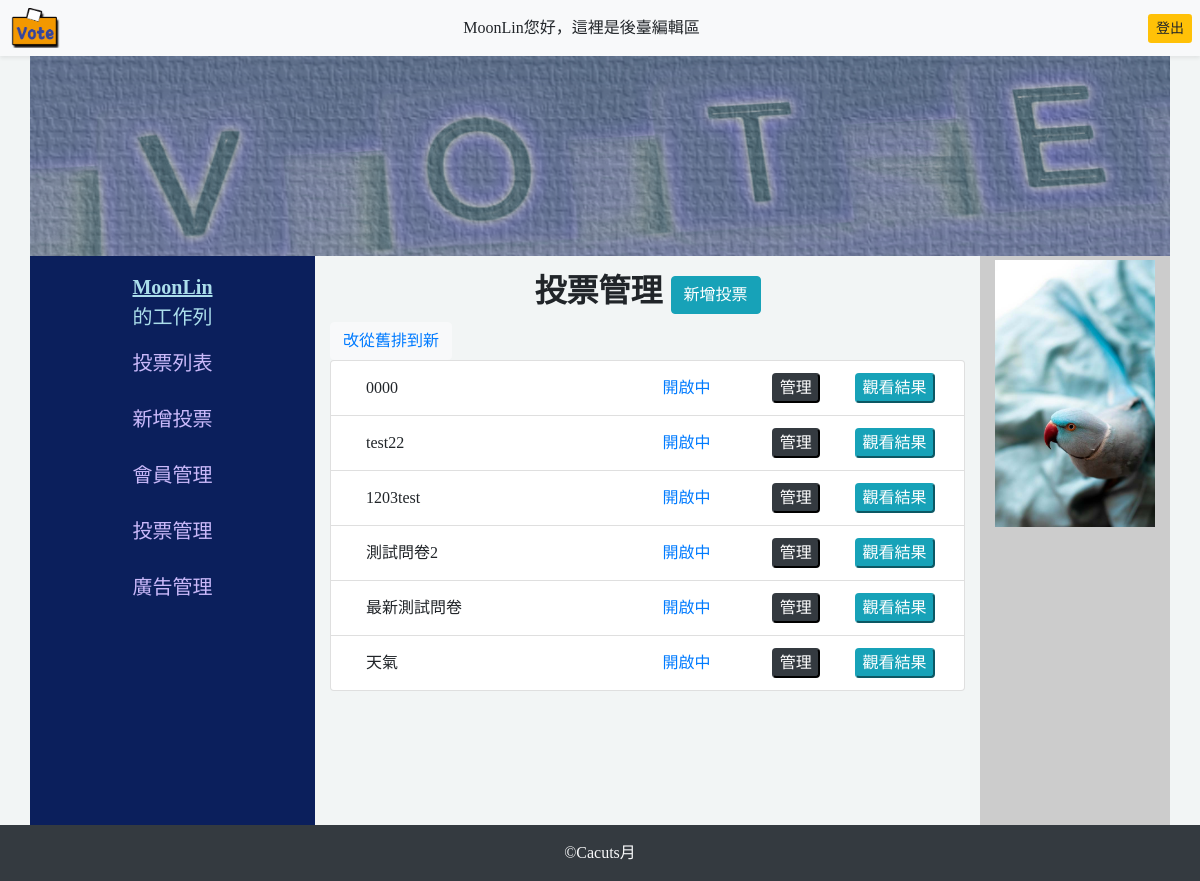
Before: /backend/index.php (signed in) with the older database file.
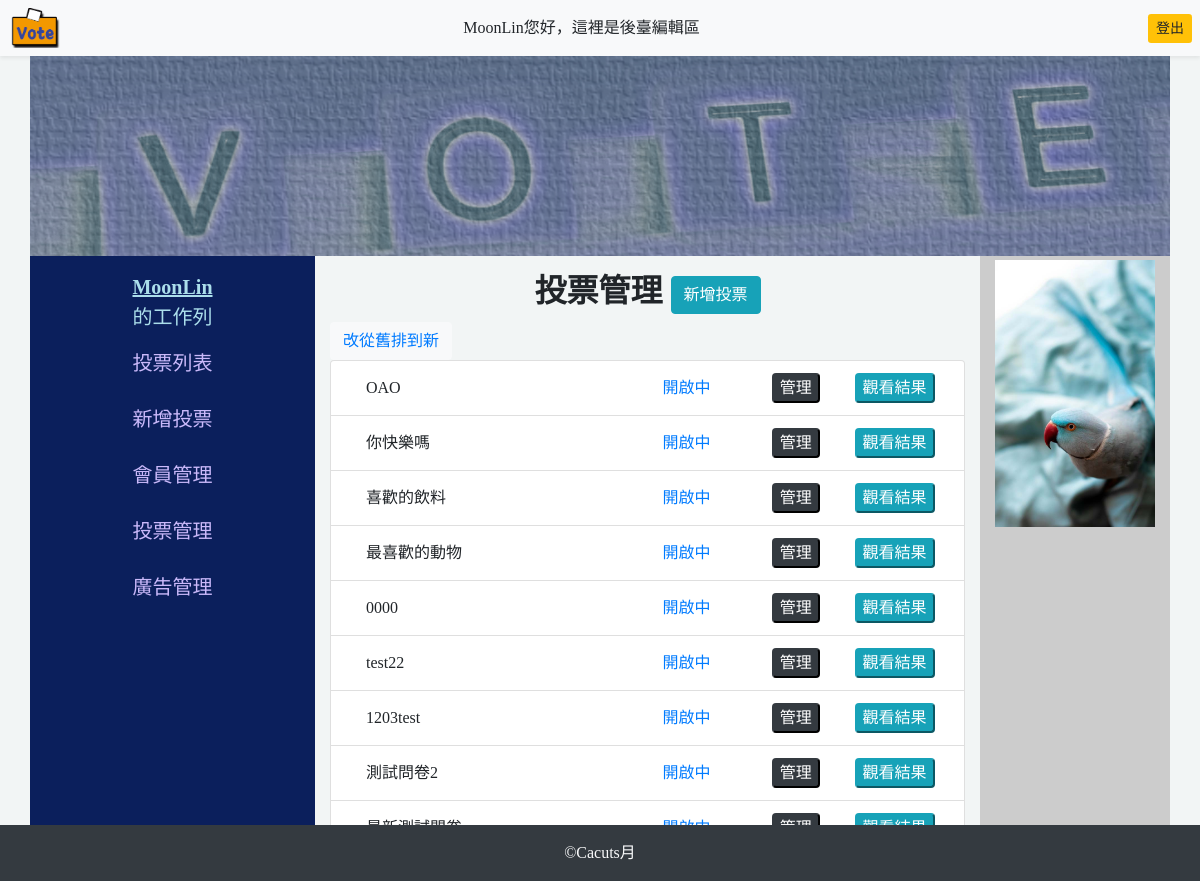
After: the same page with the newer database file.
### tables this page shows
CREATE TABLE `topics` (
  `id` int(11) UNSIGNED NOT NULL,
  `topic` varchar(128) NOT NULL COMMENT '主題'
);

CREATE TABLE `ad` (
  `id` int(11) UNSIGNED NOT NULL,
  `name` varchar(64) NOT NULL COMMENT '檔名',
  `sh` tinyint(1) UNSIGNED NOT NULL COMMENT '上架',
  `intro` varchar(64) DEFAULT NULL COMMENT '備註'
);

### api/db.php (called while the page is built, shortened)
<?php
$dsn="mysql:host=localhost;charset=utf8;dbname=vote";
$pdo=new PDO($dsn,'root','');
function all($table,...$arg){
global $pdo;
$sql="SELECT * FROM `$table` ";
if(isset($arg[0])){
    if(is_array($arg[0])){
        foreach($arg[0] as $key=>$value){
            $tmp[]="`$key`='$value'";
        }
        $sql=$sql."where " . implode(" AND ",$tmp);
    }else{
        $sql=$sql.$arg[0];
    }
}
$rows=$pdo->query($sql)->fetchAll(PDO::FETCH_ASSOC);
return $rows;
}
?>

### backend/manage_vote.php (the view)
<h2 class="text-center mt-3 font-weight-bold">投票管理
    <a href="../index.php?do=add_subject_form">
        <button class="btn btn-info rounded ">新增投票</button>
    </a>
</h2>
<?php
$subjects=all('topics');
if(isset($_GET['id'])){
    if($_GET['id']==1){
        $array=$subjects;
        echo "<button class='btn btn-light'><a href='?do=show_vote_list'>改從新排到舊</a></button>";
    }
    }else{
    $array=array_reverse($subjects);
    echo "<button class='btn btn-light'><a href='?do=show_vote_list&id=1'>改從舊排到新</a></button>";
}
echo "<ol class='list-group'>";
foreach ($array as $key => $value) {
    echo "<li class='list-group-item'>";
    echo "<span class='d-inline-block col-md-6'>".$value['topic']."</span>";
    echo "<span class='d-inline-block col-md-2 '>";
    echo "<a href='../api/change_vote_status.php?id={$value['id']}'>";
    echo ($value['sh']==1)?"開啟中":"關閉中";
    echo "</a></span>";
    echo "<a href='?do=edit_subject&id={$value['id']}' class='d-inline-block col-md-2 text-center '>";
    echo "<button class='btn-dark rounded'>管理</button>";
    echo "</a>";
    echo "<a href='../index.php?do=vote_result&id={$value['id']}' class='d-inline-block col-md-2  p-0 text-center'>";
    echo "<button class='btn-info rounded'>觀看結果</button>";
    echo "</a>";
    echo "</li>";
}
echo "</ol>";
?>

### backend/index.php (shortened to what this page needs)
<?php include_once "../api/db.php" ?>
<!DOCTYPE html>
<html lang="en">
<head>
    <link rel="stylesheet" href="https://cdnjs.cloudflare.com/ajax/libs/font-awesome/6.0.0-beta3/css/all.min.css" />
    <link rel="stylesheet" href="https://stackpath.bootstrapcdn.com/bootstrap/4.2.1/css/bootstrap.min.css">
</head>
<body>
<nav class="bg-light shadow-sm py-2 px-2 text-right my-0 d-flex justify-content-between">
<div class="my-0">
        <a href="../index.php">
        <img src="../img/logo1.png" alt="LOGO" width="55px" height="40px" >
        </a>
    </div>
<?php
if(isset($_SESSION['user'])){
    echo "<span class='pr-5 my-auto'>{$_SESSION['name']}您好，這裡是後臺編輯區</span>";
    echo "<a href='../logout.php' class='btn-sm btn-warning my-auto'>登出</a>";
}
?>
</nav>
<header class="container bg-warning">
    <div class="row">
    <a  href="index.php">
        <img class="img" src="../img/vote-header.jpg" alt="標題圖" >
    </a>
    </div>
</header>
<main class="d-flex row px-0 container mx-auto">
    <aside class="container col-3 member ">
    <div class="row-cols-1  d-flex flex-column">
        <?php
        if(isset($_SESSION['user'])){
            echo "<span class='text-center mt-3 font-weight-bold'><ins>{$_SESSION['name']}</ins></span>";
            echo "<span class='text-center  '>的工作列</span>";
        }
        ?>
            <a class="px-2 mt-3 a" href="../index.php">投票列表</a>
            <a class="px-2 mt-3 a" href="../index.php?do=add_subject_form">新增投票</a>
            <a class="px-2 mt-3 a" href="../index.php?do=member">會員管理</a>
            <?php
            if($_SESSION['id']==1){
            ?>
            <a class="px-2 mt-3 a" href="?do=show_vote_list">投票管理</a>
            <a class="px-2 mt-3 a" href="?do=adImg">廣告管理</a>
            <?php
            }
            ?>
        </div>
    </aside>
<section class="container col-7">
    <?php
    $do=(isset($_GET['do']))?$_GET['do']:'manage_vote';
    $file=$do.".php";
    if(file_exists($file)){
        include $file;
    }else{
        include "manage_vote.php";
    }
    ?>
</section>
<div class="container col-2 ad ">
    <?php
    $images=all('ad',['sh'=>1]);
    foreach($images as $key => $image){
        if($key==0){
            echo "<div class='rounded my-1'>";
        }else{
            echo "<div class='rounded my-1'>";
        }
        echo "<img src='../img/{$image['name']}' alt='{$image['intro']}' class='d-block w-100'></div>";
    }
    ?>
</div>
</main>
<footer class="py-3 text-center text-light bg-dark container-fluid">
    &copy;Cacuts月
</footer>
</body>
</html>

Changed rows visible on the page:
no longer on this page (row unchanged): topics: topic "最新測試問卷", sh "開啟中"
no longer on this page (row unchanged): topics: topic "天氣", sh "開啟中"
added topics: topic "OAO", sh "開啟中"
added topics: topic "你快樂嗎", sh "開啟中"
added topics: topic "喜歡的飲料", sh "開啟中"
added topics: topic "最喜歡的動物", sh "開啟中"
